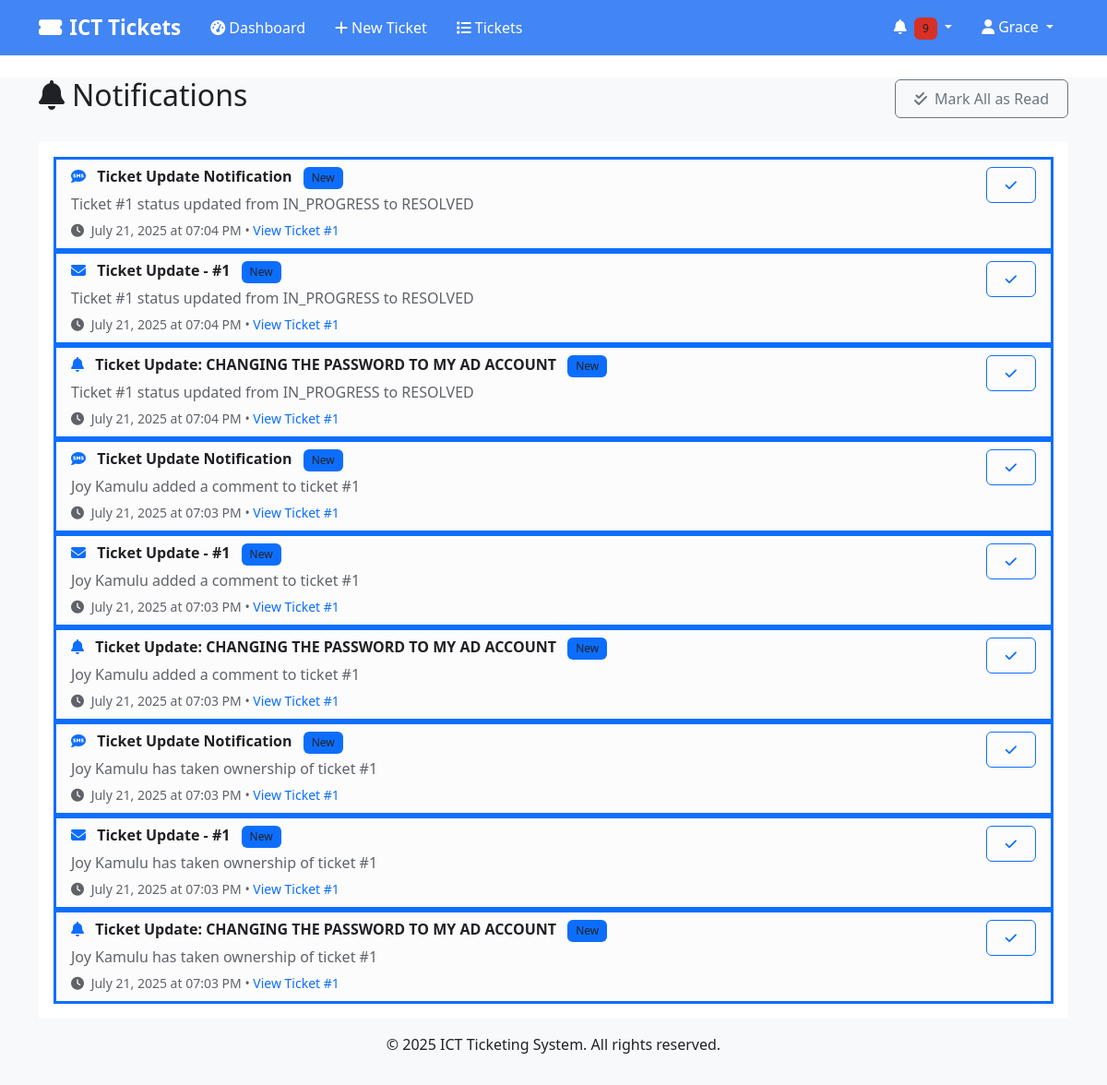
The page /notifications (signed in) on the database as committed earlier.
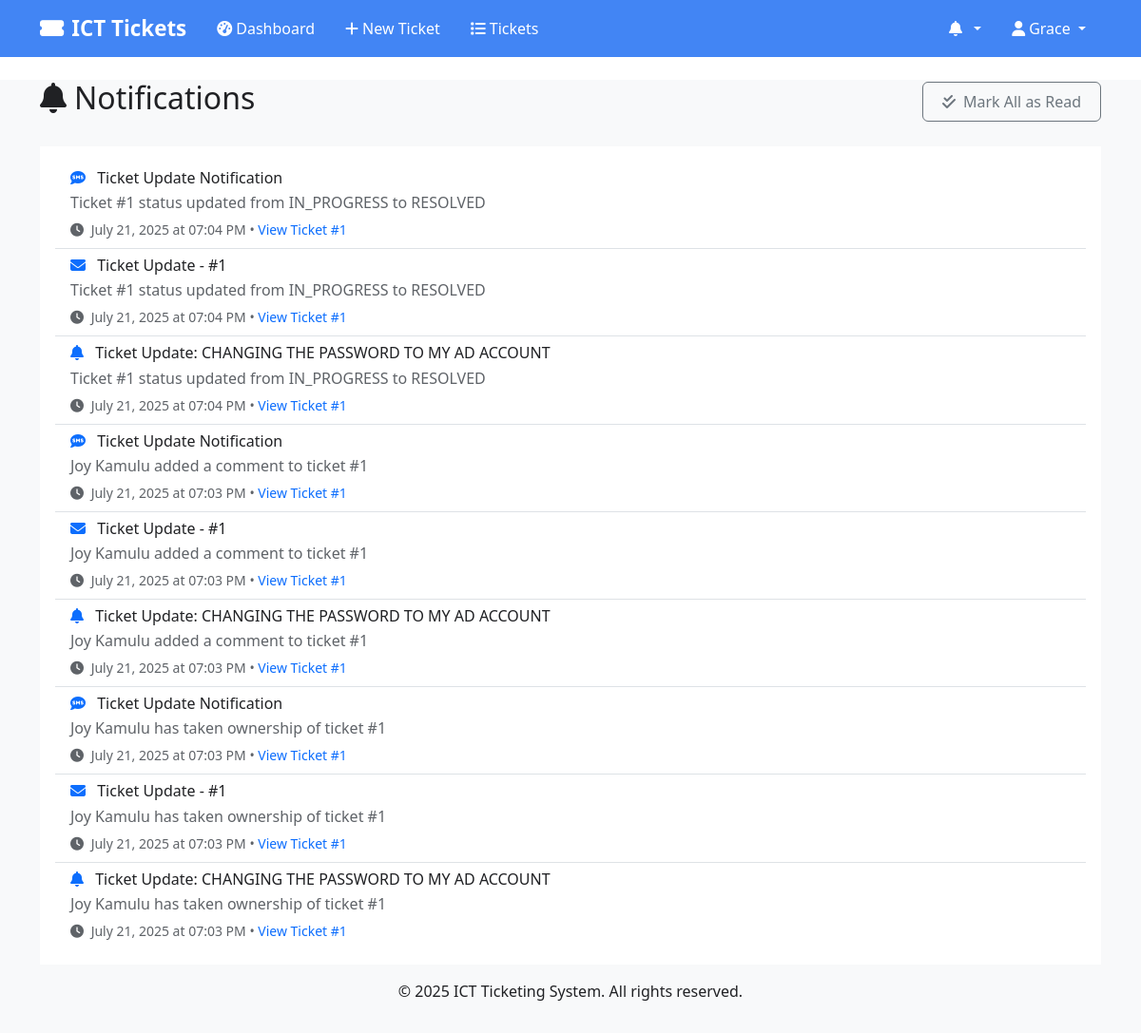
The same page on the database as committed later.
### models.py (models this page shows, shortened)
class User(UserMixin, db.Model):
    __tablename__ = 'users'
    id = db.Column(db.Integer, primary_key=True)
    username = db.Column(db.String(80), unique=True, nullable=False)
    email = db.Column(db.String(120), unique=True, nullable=False)
    phone = db.Column(db.String(20), nullable=True)
    password_hash = db.Column(db.String(256), nullable=False)
    first_name = db.Column(db.String(50), nullable=False)
    last_name = db.Column(db.String(50), nullable=False)
    role = db.Column(db.String(20), nullable=False)  # 'user', 'tech', 'admin'
    department_id = db.Column(db.Integer, db.ForeignKey('departments.id'), nullable=True)
    is_active = db.Column(db.Boolean, default=True)
    created_at = db.Column(db.DateTime, default=datetime.utcnow)
    updated_at = db.Column(db.DateTime, default=datetime.utcnow, onupdate=datetime.utcnow)
    department = db.relationship('Department', backref='users')
    created_tickets = db.relationship('Ticket', foreign_keys='Ticket.created_by_id', backref='creator')
    assigned_tickets = db.relationship('Ticket', foreign_keys='Ticket.assigned_to_id', backref='assignee')
    @property
    def full_name(self):
        return f"{self.first_name} {self.last_name}"

class Notification(db.Model):
    __tablename__ = 'notifications'
    id = db.Column(db.Integer, primary_key=True)
    user_id = db.Column(db.Integer, db.ForeignKey('users.id'), nullable=False)
    ticket_id = db.Column(db.Integer, db.ForeignKey('tickets.id'), nullable=True)
    title = db.Column(db.String(200), nullable=False)
    message = db.Column(db.Text, nullable=False)
    is_read = db.Column(db.Boolean, default=False)
    notification_type = db.Column(db.String(20), nullable=False)  # 'EMAIL', 'SMS', 'SYSTEM'
    sent_at = db.Column(db.DateTime, nullable=True)
    created_at = db.Column(db.DateTime, default=datetime.utcnow)
    user = db.relationship('User', backref='notifications')

### routes.py (the view)
@app.route('/notifications')
@login_required
def list_notifications():
    notifications = Notification.query.filter_by(user_id=current_user.id)\
        .order_by(Notification.created_at.desc()).all()
    return render_template('notifications.html', notifications=notifications)

### app.py (called while the page is built)
@login_manager.user_loader
def load_user(user_id):
    from models import User
    return User.query.get(int(user_id))

### templates/notifications.html (shortened to what this page needs)
{% extends "base.html" %}
{% block content %}
<div class="container">
    <div class="row">
        <div class="col-12">
            <div class="d-flex justify-content-between align-items-center mb-4">
                <h2><i class="fas fa-bell me-2"></i>Notifications</h2>
                <button class="btn btn-outline-secondary" onclick="markAllAsRead()">
                    <i class="fas fa-check-double me-2"></i>Mark All as Read
                </button>
            </div>
        </div>
    </div>
    <div class="row">
        <div class="col-12">
            <div class="card">
                <div class="card-body">
                    {% if notifications %}
                    <div class="list-group list-group-flush">
                        {% for notification in notifications %}
                        <div class="list-group-item {% if not notification.is_read %}list-group-item-light border-start border-primary border-3{% endif %}">
                            <div class="d-flex justify-content-between align-items-start">
                                <div class="flex-grow-1">
                                    <h6 class="mb-1 {% if not notification.is_read %}fw-bold{% endif %}">
                                        <i class="fas fa-{% if notification.notification_type == 'EMAIL' %}envelope{% elif notification.notification_type == 'SMS' %}sms{% else %}bell{% endif %} me-2 text-primary"></i>
                                        {{ notification.title }}
                                        {% if not notification.is_read %}
                                        <span class="badge bg-primary ms-2">New</span>
                                        {% endif %}
                                    </h6>
                                    <p class="mb-1 text-muted">{{ notification.message }}</p>
                                    <small class="text-muted">
                                        <i class="fas fa-clock me-1"></i>
                                        {{ notification.created_at.strftime('%B %d, %Y at %I:%M %p') }}
                                        {% if notification.ticket_id %}
                                        • <a href="{{ url_for('view_ticket', ticket_id=notification.ticket_id) }}" class="text-decoration-none">
                                            View Ticket #{{ notification.ticket_id }}
                                        </a>
                                        {% endif %}
                                    </small>
                                </div>
                                <div class="ms-3">
                                    {% if not notification.is_read %}
                                    <button class="btn btn-sm btn-outline-primary"
                                            onclick="markAsRead({{ notification.id }})">
                                        <i class="fas fa-check"></i>
                                    </button>
                                    {% endif %}
                                </div>
                            </div>
                        </div>
                        {% endfor %}
                    </div>
                    {% else %}
                    <div class="text-center py-5">
                        <i class="fas fa-bell-slash fs-1 text-muted mb-3"></i>
                        <h5 class="text-muted">No notifications</h5>
                        <p class="text-muted">You're all caught up! New notifications will appear here.</p>
                    </div>
                    {% endif %}
                </div>
            </div>
        </div>
    </div>
</div>
{% endblock %}

### templates/base.html (shortened to what this page needs)
<!DOCTYPE html>
<html lang="en">
<head>
    <link href="https://cdn.jsdelivr.net/npm/bootstrap@5.3.0/dist/css/bootstrap.min.css" rel="stylesheet">
    <link href="https://cdnjs.cloudflare.com/ajax/libs/font-awesome/6.4.0/css/all.min.css" rel="stylesheet">
    <link href="{{ url_for('static', filename='css/style.css') }}" rel="stylesheet">
</head>
<body>
    <nav class="navbar navbar-expand-lg shadow-sm" style="background-color: #4285f4 !important;">
        <div class="container" style="background-color: #4285f4;">
            <a class="navbar-brand" href="{{ url_for('dashboard' if current_user.is_authenticated else 'index') }}" style="color: #ffffff !important; font-weight: 600;">
                <i class="fas fa-ticket-alt me-2"></i>ICT Tickets
            </a>
            {% if current_user.is_authenticated %}
            <div class="collapse navbar-collapse" id="navbarNav">
                <ul class="navbar-nav me-auto">
                    <li class="nav-item">
                        <a class="nav-link" href="{{ url_for('dashboard') }}" style="color: #ffffff !important; font-weight: 500;">
                            <i class="fas fa-tachometer-alt me-1"></i>Dashboard
                        </a>
                    </li>
                    {% if current_user.role in ['user', 'admin'] %}
                    <li class="nav-item">
                        <a class="nav-link" href="{{ url_for('create_ticket') }}" style="color: #ffffff !important; font-weight: 500;">
                            <i class="fas fa-plus me-1"></i>New Ticket
                        </a>
                    </li>
                    {% endif %}
                    <li class="nav-item">
                        <a class="nav-link" href="{{ url_for('list_tickets') }}" style="color: #ffffff !important; font-weight: 500;">
                            <i class="fas fa-list me-1"></i>Tickets
                        </a>
                    </li>
                </ul>
                <ul class="navbar-nav">
                    <li class="nav-item dropdown">
                        <a class="nav-link dropdown-toggle" href="#" role="button" data-bs-toggle="dropdown" style="color: #ffffff !important; font-weight: 500;">
                            <i class="fas fa-bell me-1"></i>
                            {% set unread_count = 0 %}
                            {% if current_user.notifications is defined and current_user.notifications %}
                                {% set unread_count = current_user.notifications|selectattr('is_read', 'equalto', False)|list|length %}
                            {% endif %}
                            {% if unread_count > 0 %}
                            <span class="badge bg-danger">{{ unread_count }}</span>
                            {% endif %}
                        </a>
                            {% set recent_notifications = [] %}
                            {% if current_user.notifications is defined and current_user.notifications %}
                                {% set recent_notifications = current_user.notifications[:5] %}
                            {% endif %}
                    </li>
                    <li class="nav-item dropdown">
                        <a class="nav-link dropdown-toggle" href="#" role="button" data-bs-toggle="dropdown" style="color: #ffffff !important; font-weight: 500;">
                            <i class="fas fa-user me-1"></i>{{ current_user.first_name }}
                        </a>
                    </li>
                </ul>
            </div>
            {% endif %}
        </div>
    </nav>
    <main class="container-fluid mt-4">
        {% block content %}{% endblock %}
    </main>
    <footer class="bg-light text-center text-muted py-3 mt-5">
        <div class="container">
            <p>&copy; 2025 ICT Ticketing System. All rights reserved.</p>
        </div>
    </footer>
</body>
</html>

### static/css/style.css (style rules this page uses)
:root { --primary-color: #0d6efd; --secondary-color: #6c757d; --success-color: #198754; --info-color: #0dcaf0; --warning-color: #ffc107; --danger-color: #dc3545; --light-color: #f8f9fa; --dark-color: #212529; }
body { font-family: 'Segoe UI', Tahoma, Geneva, Verdana, sans-serif; background-color: #ffffff; color: #212529; }
.container, .container-fluid { background-color: #f8f9fa !important; color: #202124 !important; }
.card { background-color: #ffffff !important; color: #202124 !important; border: 1px solid #dadce0; }
.card-body { background-color: #ffffff !important; color: #202124 !important; }
h1, h2, h3, h4, h5, h6 { color: #202124 !important; }
p, span, div { color: #202124 !important; }
.text-muted { color: #5f6368 !important; }
.card { background-color: #ffffff !important; color: #202124; }
.card-body { background-color: #ffffff !important; }
.card { border: 1px solid #e8eaed; border-radius: 8px; box-shadow: 0 1px 2px 0 rgba(60,64,67,.3), 0 1px 3px 1px rgba(60,64,67,.15); }
.navbar { background-color: #4285f4 !important; box-shadow: none !important; }
.navbar .container { background-color: #4285f4 !important; }
footer.bg-light { background-color: #f8f9fa !important; border: none !important; box-shadow: none !important; margin-top: 0 !important; padding-top: 1rem !important; padding-bottom: 1rem !important; }
footer.bg-light .container { background-color: transparent !important; border: none !important; box-shadow: none !important; }
body, html { background-color: #ffffff !important; }
.container, .container-fluid { background-color: #f8f9fa !important; }
.card { box-shadow: none !important; border: none !important; }
.navbar .navbar-brand { color: #ffffff !important; font-weight: 600; }
.navbar .nav-link { color: #ffffff !important; font-weight: 500; padding: 8px 16px !important; }
.navbar-brand { font-weight: 600; font-size: 1.4rem; }
.navbar-nav .nav-link { font-weight: 500; transition: all 0.3s ease; }
.card { border: none; border-radius: 8px; box-shadow: 0 2px 10px rgba(0, 0, 0, 0.08); transition: all 0.3s ease; }
.btn { border-radius: 6px; font-weight: 500; padding: 8px 20px; transition: all 0.3s ease; }

### templates/base.html (style rules this page uses)
nav.navbar { background-color: #4285f4 !important; }
nav.navbar .navbar-brand, nav.navbar .nav-link, nav.navbar .dropdown-toggle { color: #ffffff !important; font-weight: 600; }

Rows that differ between the two databases and show on the page:
changed Notification (number 1 of 9 on the later page): no longer shows "New"
changed Notification (number 2 of 9 on the later page): no longer shows "New"
changed Notification (number 3 of 9 on the later page): no longer shows "New"
changed Notification (number 4 of 9 on the later page): no longer shows "New"
changed Notification (number 5 of 9 on the later page): no longer shows "New"
changed Notification (number 6 of 9 on the later page): no longer shows "New"
changed Notification (number 7 of 9 on the later page): no longer shows "New"
changed Notification (number 8 of 9 on the later page): no longer shows "New"
changed Notification (number 9 of 9 on the later page): no longer shows "New"
Other text that changed with them:
{{ unread_count }}: "9" → (not shown)
